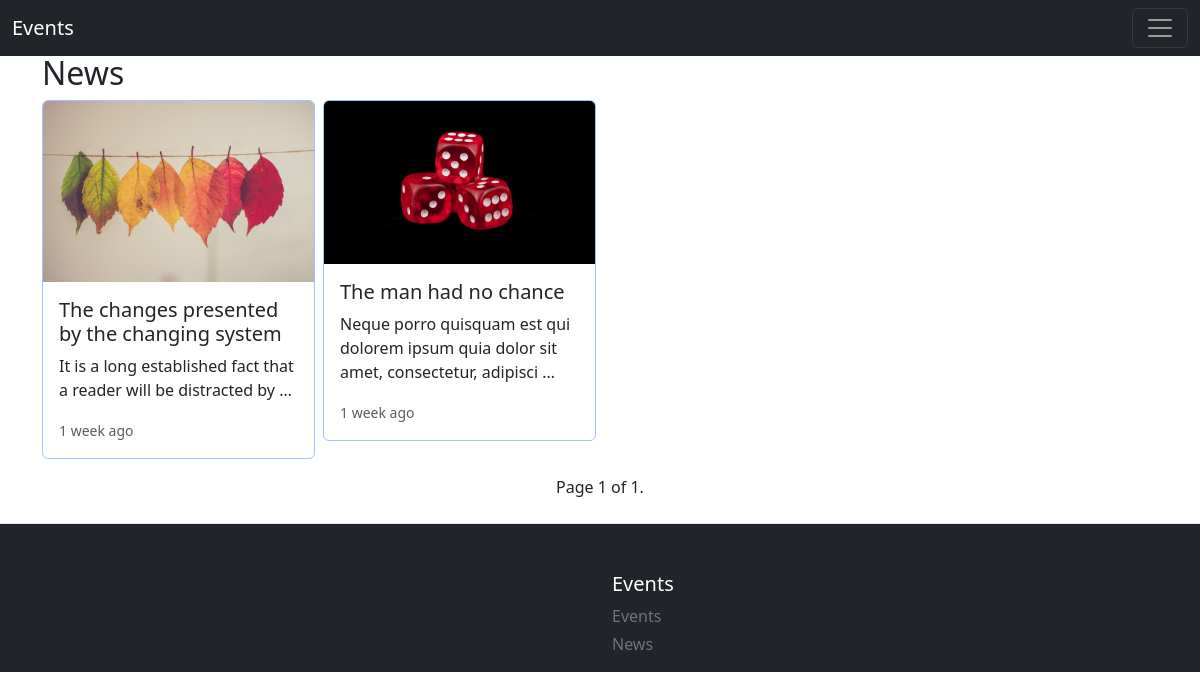
The app's page /news/all/ with its own data.
### core/models.py (models this page shows, shortened)
class NewsPost(models.Model):
  ACTIVE = 'active'
  DRAFT = 'draft'
  CHOICES_STATUS = (
    (ACTIVE, 'Active'),
    (DRAFT, 'Draft')
  )
  title = models.CharField(max_length=255)
  slug = models.SlugField()
  image = models.ImageField(upload_to='uploads/news', blank=True)
  author = models.CharField(max_length=50, default="Unknown")
  intro = models.TextField()
  body = models.TextField()
  created_at = models.DateTimeField(auto_now_add=True)
  status = models.CharField(max_length=20, choices=CHOICES_STATUS, default=ACTIVE)
  class Meta:
     ordering = ('-created_at',)
     verbose_name_plural = 'News'

### core/views.py (the view)
# urls.py: path('news/all/', all_news_view, name='all_news'),
def all_news_view(request):
  news = NewsPost.objects.all()
  news_paginator = Paginator(news, 4)
  news_page_number = request.GET.get("page")
  news_page_obj = news_paginator.get_page(news_page_number)
  context = {
  'news_page_obj': news_page_obj
  }
  return render(request, 'news_all.html', context)

### core/templates/news_all.html (shortened to what this page needs)
{% extends "base.html" %}
{% block content %}
    <section id="news">
      <div class="container my-4">
        <div>
          <h2>News</h2>
        </div>
        <div class="row row-cols-1 row-cols-md-4 g-2">
          {% for news in news_page_obj %}
          <div class="col">
            <a href="{% url 'news_post' news.slug %}" style="text-decoration: none;">
              <div class="card border-primary-subtle">
                <img src="{{ news.image.url }}" class="card-img-top" alt="...">
                <div class="card-body">
                  <h5 class="card-title">{{ news.title }}</h5>
                  <p class="card-text">{{ news.intro|truncatewords:13 }}</p>
                  <div class="d-flex justify-content-between align-items-center">
                      <p class="card-text"><small class="text-muted">{{ news.created_at|timesince }} ago</small></p>
                  </div>
                </div>
              </div>
            </a>
          </div>
          {% endfor %}
        </div>
        <div class="mt-3 text-center">
          <span>
              <span>
                  Page {{ news_page_obj.number }} of {{ news_page_obj.paginator.num_pages }}.
              </span>
          </span>
      </div>
      </div>
    </section>
{% endblock %}

### records on screen
NewsPost: image (picture), title "The changes presented by the changing system", intro "It is a long established fact that a reader will be distracted by …", created_at "1 week"
NewsPost: image (picture), title "The man had no chance", intro "Neque porro quisquam est qui dolorem ipsum quia dolor sit amet, consectetur, adipisci …", created_at "1 week"

### other values on screen
{{ news_page_obj.number }} "1"
{{ news_page_obj.paginator.num_pages }} "1"
